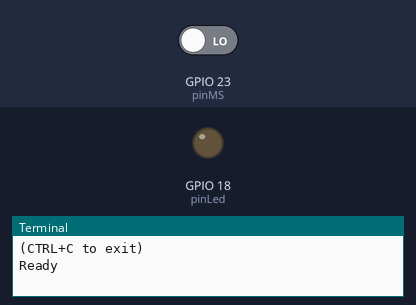
The program below on a simulated Raspberry Pi (BCM pin numbers). Parts: output pins drawn as LEDs (lit = HIGH), the last lines printed to the terminal. Inputs (shaded band) come from the test bench; at power-on: GPIO 23 (pinMS) LOW. The clock reads 2024-03-15 10:24:30 at power-on unless the program sets it.

Above: at 1.2 s.
1.3 s: GPIO 23 (pinMS) driven HIGH
At 2.3 s:
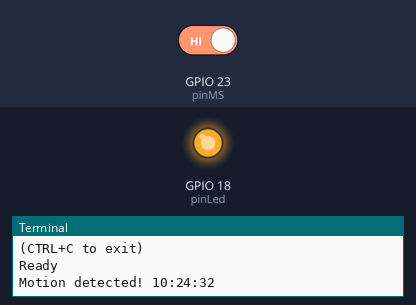
3.5 s: GPIO 23 (pinMS) driven LOW
At 5.0 s:
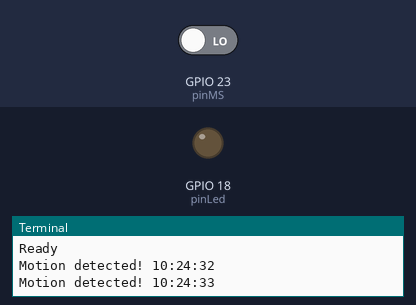
Timing chart, 0 to 6.5 s (numbered marks = the images above; inputs shaded):
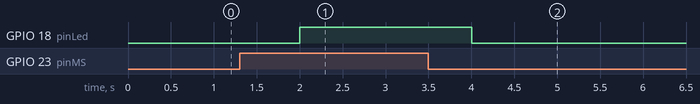

The program:

MotionSensor.py
```python
import RPi.GPIO as GPIO
import time
import datetime

pinMS = 23
pinLed = 18
GPIO.setmode(GPIO.BCM)
GPIO.setup(pinMS, GPIO.IN)
GPIO.setup(pinLed, GPIO.OUT)

try:
    print "(CTRL+C to exit)"
    print "Ready"
    while True:
        if GPIO.input(pinMS):
            timeNow = datetime.datetime.strftime(datetime.datetime.now(), '%H:%M:%S')
            print "Motion detected! {}".format(timeNow)
            GPIO.output(pinLed, True)
        else:
            GPIO.output(pinLed, False)
        time.sleep(1)
except KeyboardInterrupt:
    print "Stopped"
    GPIO.cleanup()
```

Measured:
- after the input at 1.3 s, GPIO 18 (pinLed): LOW → HIGH after 0.70 s
- after the input at 3.5 s, GPIO 18 (pinLed): HIGH → LOW after 0.50 s
